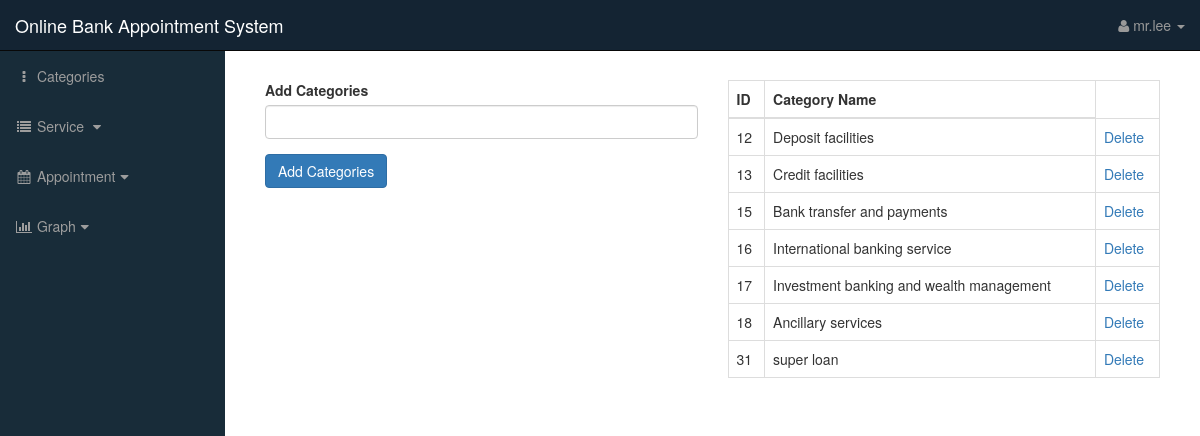
The app's page /admin/categories.php (signed in) with its own data.
### tables this page shows
CREATE TABLE `categories` (
  `cat_id` int(3) NOT NULL,
  `cat_name` varchar(255) NOT NULL
);

### admin/categories.php (the view, shortened to what this page needs)
<?php include"includes/admin_header.php"; ?>
    <div id="wrapper">
        <?php include"includes/admin_navigation.php"; ?>
        <div id="page-wrapper">
            <div class="container-fluid">
                <div class="row" style="padding-top:20px;">
                    <div class="col-lg-12">
                        <div class="col-xs-6">
                            <form action="" method="post">
                                <div class="form-group">
                                    <label for="cat_name">Add Categories</label>
                                    <input class="form-control" type="text" name="cat_name">
                                </div>
                                <div class="form-group">
                                    <input class="btn btn-primary" type="submit" name="submit" value="Add Categories">
                                </div>
                            </form>
                        </div>
                        <div class="col-xs-6">
                        <?php
                            $query = "SELECT *  FROM  categories";
                            $display_categories = mysqli_query($connection,$query);
                        ?>
                            <table class="table table-bordered table-hover">
                                <thead>
                                    <tr>
                                        <th>ID</th>
                                        <th>Category Name</th>
                                    </tr>
                                </thead>
                                <tbody>
                                    <?php
                                        while($row = mysqli_fetch_assoc($display_categories)) {
                                        $cat_id = $row['cat_id'];
                                        $cat_name = $row['cat_name'];
                                        echo "<tr>";
                                        echo "<td> {$cat_id} </td>";
                                        echo "<td> {$cat_name} </td>";
                                        echo "<td><a href='categories.php?delete=$cat_id'>Delete</a></td>";
                                        echo "</tr>";
                                    }
                                    ?>
                                </tbody>
                            </table>
                        </div>
                    </div>
                </div>
            </div>
        </div>
</div>

### admin/css/sb-admin.css (style rules this page uses)
#wrapper { padding-left: 25px; }
#page-wrapper { width: 100%; padding: 0; background-color: #fff; height: 100%; }
@media (min-width:740px) { #wrapper { padding-left: 225px; } }
@media (min-width:740px) { #page-wrapper { padding: 10px; } }

### records on screen
categories: cat_id "12", cat_name "Deposit facilities"
categories: cat_id "13", cat_name "Credit facilities"
categories: cat_id "15", cat_name "Bank transfer and payments"
categories: cat_id "16", cat_name "International banking service"
categories: cat_id "17", cat_name "Investment banking and wealth management"
categories: cat_id "18", cat_name "Ancillary services"
categories: cat_id "31", cat_name "super loan"

### other values on screen
$_SESSION['s_username'] "mr.lee"
